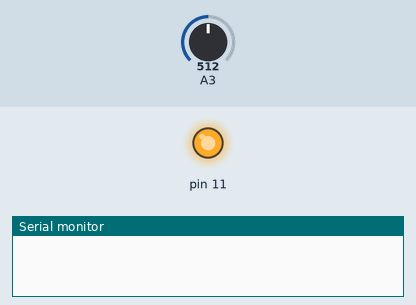
This sketch was run on a simulated Arduino Uno, built with avr-gcc and run on an emulated ATmega328P. Shown: output pins drawn as LEDs (lit = HIGH), the last lines printed to the serial monitor. Inputs (shaded band) come from the test bench; at power-on: A3 = 512. Pins used as bus, display or sensor lines are not drawn.

Above: at 0.1 s.
At 2.1 s:
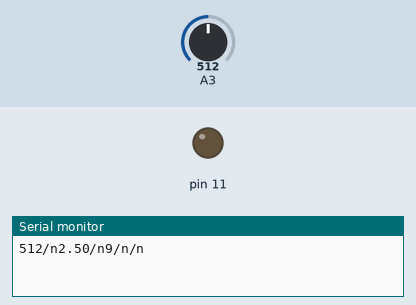
Timing chart, 0 to 3.6 s (numbered marks = the images above):
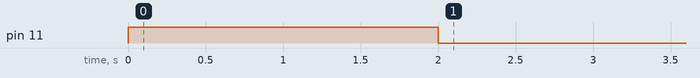

The sketch:

RobotPlatform_v1.ino
```cpp
#include <DistanceSensor_Lib.h>
#include <ArdumotoDriver_Lib.h>


// constants
#define LEFT_MOTOR_INIT 0
#define RIGHT_MOTOR_INIT 1
#define SENSORPIN 3


// motors
ArdumotoDriverClass MotorLeft(LEFT_MOTOR_INIT);
ArdumotoDriverClass MotorRight(RIGHT_MOTOR_INIT);

// sensors
DistanceSensorClass Sensor1(SENSORPIN);


void setup()
{
    MotorLeft.setSpeed(255);
    MotorRight.setSpeed(255);
    delay(1000);
    MotorLeft.setSpeed(-255);
    MotorRight.setSpeed(-255);
    delay(1000);
    MotorLeft.setSpeed(0);
    MotorRight.setSpeed(0);
	Serial.begin(9600);
}

void loop()
{
    Serial.print(Sensor1.getDistanceRaw());
    Serial.print("/n");
    Serial.print(Sensor1.getDistanceVolt());
    Serial.print("/n");
    Serial.print(Sensor1.getDistanceCentimeter());
    Serial.print("/n");
    Serial.print("/n");
    delay(1000);

  /* add main program code here */

}
```
